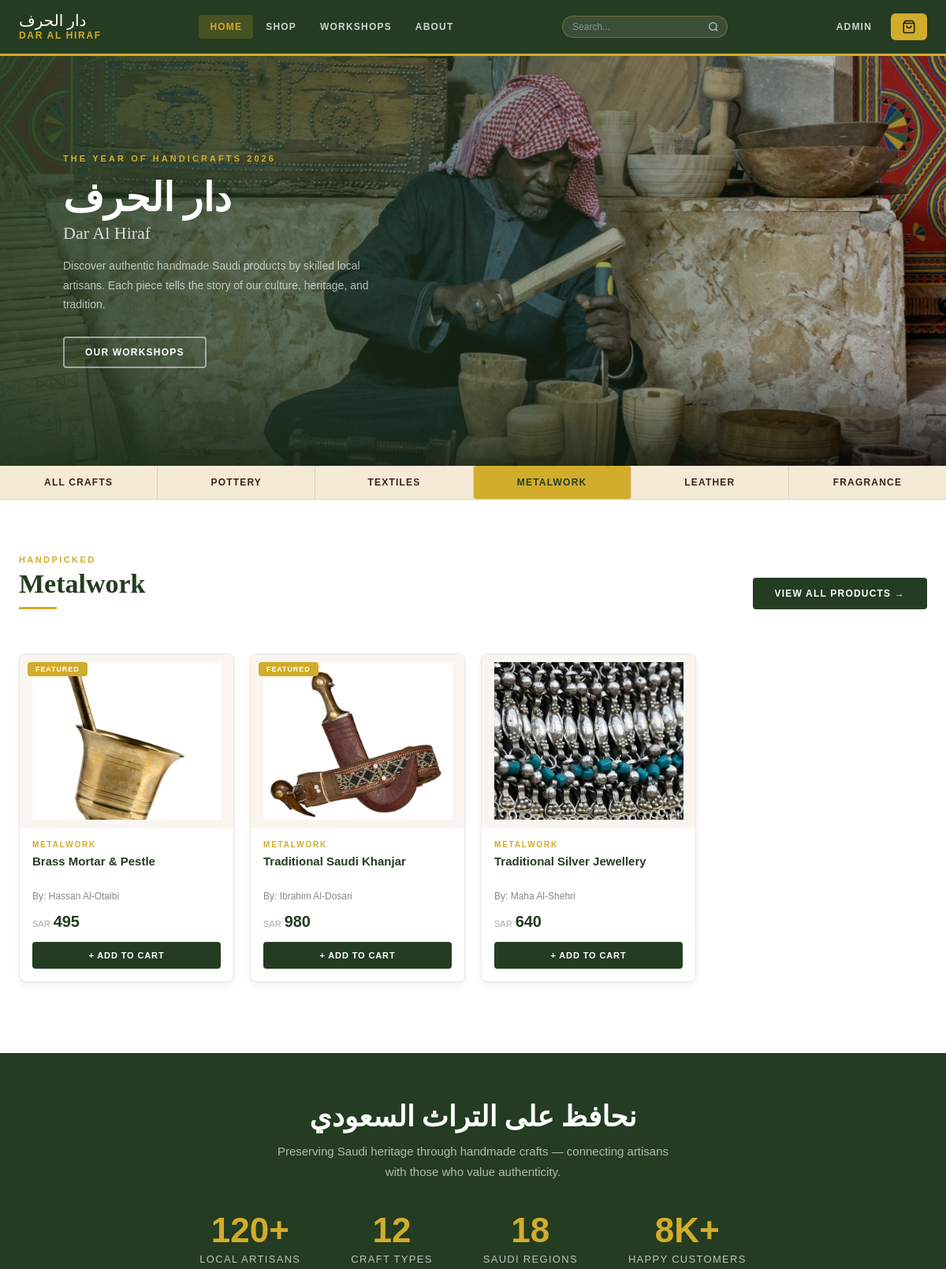
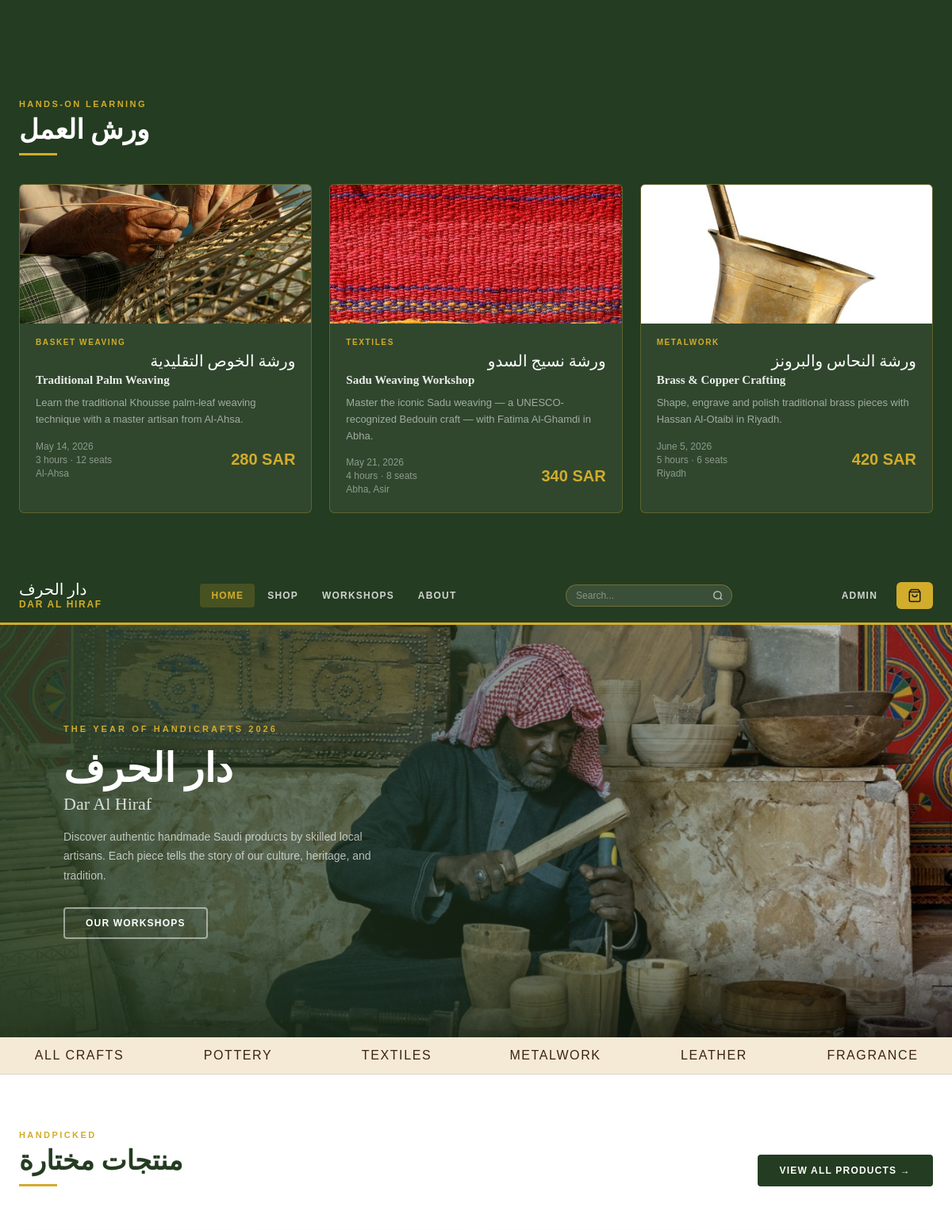
Screenshot of /dar-al-hrf/index.php?cat=Metalwork (upper part) with the database file from the repository (2 pictures, top to bottom).
### tables this page shows
CREATE TABLE `products` (
  `pid` int(11) NOT NULL,
  `name` varchar(255) NOT NULL,
  `category` varchar(100) NOT NULL,
  `description` text DEFAULT NULL,
  `material` varchar(255) DEFAULT NULL,
  `price` decimal(10,2) NOT NULL,
  `artisan` varchar(255) NOT NULL,
  `image` varchar(500) NOT NULL,
  `quantity` int(11) DEFAULT NULL,
  `location` varchar(255) DEFAULT NULL,
  `duration` varchar(50) DEFAULT NULL,
  `sessions` text DEFAULT NULL,
  `seats` int(11) DEFAULT NULL,
  `admin_id` int(11) DEFAULT NULL,
  `slots_json` text DEFAULT NULL
);

### dar-al-hrf/index.php (the view, shortened to what this page needs)
<?php
$selectedCat = isset($_GET['cat']) ? trim($_GET['cat']) : '';
?>
<!DOCTYPE html>
<html lang="en">
<head>
  <link rel="stylesheet" href="style.css" />
</head>
<body>
<nav class="navbar" aria-label="Main navigation">
  <div class="navbar-inner">
    <a href="index.php" class="navbar-logo">
      <span class="logo-ar" lang="ar">دار الحرف</span>
      <span class="logo-en">Dar Al Hiraf</span>
    </a>
    <div class="navbar-nav">
      <a href="index.php" class="active">Home</a>
      <a href="shop.php">Shop</a>
      <a href="workshops.php">Workshops</a>
      <a href="about.html">About</a>
    </div>
    <form class="navbar-search" onsubmit="event.preventDefault();var v=this.querySelector('input').value.trim();if(v)window.location.href='search.html?q='+encodeURIComponent(v);" role="search">
      <input class="navbar-search-input" type="search" placeholder="Search..." aria-label="Search">
      <button class="navbar-search-btn" type="submit" aria-label="Search">
        <svg viewBox="0 0 24 24"><circle cx="11" cy="11" r="8"/><line x1="21" y1="21" x2="16.65" y2="16.65"/></svg>
      </button>
    </form>
    <div class="navbar-right">
      <a id="adminNavLink" href="admin-login.php" class="navbar-admin-link">Admin</a>
      <a href="checkout.php" class="navbar-cart-btn" id="cartBtn" aria-label="View cart">
        <svg viewBox="0 0 24 24" aria-hidden="true" width="18" height="18" stroke="#1a1a1a" fill="none" stroke-width="2"><path d="M6 2L3 6v14a2 2 0 002 2h14a2 2 0 002-2V6l-3-4z"/><line x1="3" y1="6" x2="21" y2="6"/><path d="M16 10a4 4 0 01-8 0"/></svg>
      </a>
    </div>
  </div>
</nav>
<main id="main-content">
<section class="hero">
  <img class="hero-img" src="images/header.jpg" alt="Saudi artisan at work" />
  <div class="hero-overlay"></div>
  <div class="hero-content">
    <p class="hero-eyebrow">The Year of Handicrafts 2026</p>
    <h1 class="hero-title-ar" lang="ar">دار الحرف</h1>
    <p class="hero-title-en">Dar Al Hiraf</p>
    <p class="hero-desc">Discover authentic handmade Saudi products by skilled local artisans. Each piece tells the story of our culture, heritage, and tradition.</p>
    <div class="hero-btns">
      <a href="workshops.php" class="btn btn-white-outline">Our Workshops</a>
    </div>
  </div>
</section>
<div class="cat-strip">
  <div class="cat-strip-inner">
    <a href="index.php" class="cat-item <?php echo empty($selectedCat) ? 'active-cat' : ''; ?>">All Crafts</a>
    <a href="index.php?category=Pottery" class="cat-item <?php echo $selectedCat === 'Pottery' ? 'active-cat' : ''; ?>">Pottery</a>
    <a href="index.php?cat=Textiles" class="cat-item <?php echo $selectedCat === 'Textiles' ? 'active-cat' : ''; ?>">Textiles</a>
    <a href="index.php?cat=Metalwork" class="cat-item <?php echo $selectedCat === 'Metalwork' ? 'active-cat' : ''; ?>">Metalwork</a>
    <a href="index.php?cat=Leather" class="cat-item <?php echo $selectedCat === 'Leather' ? 'active-cat' : ''; ?>">Leather</a>
    <a href="index.php?cat=Fragrance" class="cat-item <?php echo $selectedCat === 'Fragrance' ? 'active-cat' : ''; ?>">Fragrance</a>
  </div>
</div>
<section class="section section-white">
  <div class="container">
    <div class="section-top">
      <div class="section-top-left">
        <p class="eyebrow">Handpicked</p>
        <h2><?php echo !empty($selectedCat) ? htmlspecialchars($selectedCat) : 'منتجات مختارة'; ?></h2>
        <div class="gold-line"></div>
      </div>
      <a href="shop.php" class="btn btn-green">View All Products &rarr;</a>
    </div>
    <div class="product-grid">
      <?php
      require_once 'db.php';
      if (!empty($selectedCat)) {
          $stmt = $pdo->prepare("SELECT * FROM products WHERE category = ? AND category != 'Workshop' ORDER BY pid ASC LIMIT 8");
          $stmt->execute([$selectedCat]);
          $featured = $stmt->fetchAll();
      } else {
          $featured = $pdo->query("SELECT * FROM products WHERE category != 'Workshop' ORDER BY pid ASC LIMIT 8")->fetchAll();
      }
      if (empty($featured)):
      ?>
         <p style="color: #666; grid-column: 1/-1; text-align: center; padding: 40px 0;">No products found in this category yet.</p>
      <?php
      else:
        foreach ($featured as $p):
          $isNew = $p['pid'] >= 13;
        ?>
        <a href="product.php?id=<?php echo $p['pid']; ?>" class="product-card">
          <div class="image-container">
            <?php if ($p['pid'] <= 4): ?>
              <span class="badge featured">FEATURED</span>
            <?php elseif ($isNew): ?>
              <span class="badge new-item">NEW</span>
            <?php endif; ?>
            <img src="<?php echo htmlspecialchars($p['image']); ?>" alt="<?php echo htmlspecialchars($p['name']); ?>">
          </div>
          <div class="product-info">
            <p class="category"><?php echo strtoupper(htmlspecialchars($p['category'])); ?></p>
            <h3 class="product-title"><?php echo htmlspecialchars($p['name']); ?></h3>
            <p class="author">By: <?php echo htmlspecialchars($p['artisan']); ?></p>
            <div class="price-row">
              <span class="currency">SAR</span>
              <span class="price"><?php echo number_format($p['price'], 0); ?></span>
            </div>
            <button class="view-btn" onclick="event.stopPropagation();Cart.add({id:<?php echo $p['pid']; ?>,name:<?php echo json_encode($p['name']); ?>,price:<?php echo (float)$p['price']; ?>,image:<?php echo json_encode($p['image']); ?>,artisan:<?php echo json_encode($p['artisan']); ?>,type:'product',qty:1})">+ Add to Cart</button>
          </div>
        </a>
        <?php
        endforeach;
      endif;
      ?>
    </div>
  </div>
</section>
<div class="heritage-strip">
  <div class="container">
    <h2>نحافظ على التراث السعودي</h2>
    <p class="sub">Preserving Saudi heritage through handmade crafts — connecting artisans with those who value authenticity.</p>
    <div class="stats-row">
      <div class="stat-item"><span class="stat-num">120+</span><span class="stat-label">Local Artisans</span></div>
      <div class="stat-item"><span class="stat-num">12</span><span class="stat-label">Craft Types</span></div>
      <div class="stat-item"><span class="stat-num">18</span><span class="stat-label">Saudi Regions</span></div>
      <div class="stat-item"><span class="stat-num">8K+</span><span class="stat-label">Happy Customers</span></div>
    </div>
  </div>
</div>
<section class="section section-green">
  <div class="container">
    <div class="section-top">
      <div class="section-top-left">
        <p class="eyebrow" style="color:var(--gold)">Hands-on Learning</p>
        <h2 class="light">ورش العمل</h2>
        <div class="gold-line"></div>
      </div>
    </div>
    <div class="workshops-grid">
      <a href="workshops.php#workshop-1" class="workshop-card">
        <div class="wc-img"><img src="images/p5_weaving.jpg" alt="Basket Weaving" /></div>
        <div class="wc-body">
          <p class="wc-tag">Basket Weaving</p>
          <p class="wc-title" lang="ar">ورشة الخوص التقليدية</p>
          <p class="wc-title-en">Traditional Palm Weaving</p>
          <p class="wc-desc">Learn the traditional Khousse palm-leaf weaving technique with a master artisan from Al-Ahsa.</p>
          <div class="wc-meta">
            <div class="wc-info"><span>May 14, 2026</span><span>3 hours &middot; 12 seats</span><span>Al-Ahsa</span></div>
            <span class="wc-price">280 SAR</span>
          </div>
        </div>
      </a>
      <a href="workshops.php#workshop-2" class="workshop-card">
        <div class="wc-img"><img src="images/p9_textile.jpg" alt="Sadu Weaving" /></div>
        <div class="wc-body">
          <p class="wc-tag">Textiles</p>
          <p class="wc-title" lang="ar">ورشة نسيج السدو</p>
          <p class="wc-title-en">Sadu Weaving Workshop</p>
          <p class="wc-desc">Master the iconic Sadu weaving — a UNESCO-recognized Bedouin craft — with Fatima Al-Ghamdi in Abha.</p>
          <div class="wc-meta">
            <div class="wc-info"><span>May 21, 2026</span><span>4 hours &middot; 8 seats</span><span>Abha, Asir</span></div>
            <span class="wc-price">340 SAR</span>
          </div>
        </div>
      </a>
      <a href="workshops.php#workshop-3" class="workshop-card">
        <div class="wc-img"><img src="images/p2_mortar.jpg" alt="Metalwork" /></div>
        <div class="wc-body">
          <p class="wc-tag">Metalwork</p>
          <p class="wc-title" lang="ar">ورشة النحاس والبرونز</p>
          <p class="wc-title-en">Brass &amp; Copper Crafting</p>
          <p class="wc-desc">Shape, engrave and polish traditional brass pieces with Hassan Al-Otaibi in Riyadh.</p>
          <div class="wc-meta">
            <div class="wc-info"><span>June 5, 2026</span><span>5 hours &middot; 6 seats</span><span>Riyadh</span></div>
            <span class="wc-price">420 SAR</span>
          </div>
        </div>
      </a>
    </div>
  </div>
</section>
</main>
<!DOCTYPE html>
<html lang="en">
<head>
  <link rel="stylesheet" href="style.css" />
</head>
<body>
<nav class="navbar" aria-label="Main navigation">
  <div class="navbar-inner">
    <a href="index.php" class="navbar-logo">
      <span class="logo-ar" lang="ar">دار الحرف</span>
      <span class="logo-en">Dar Al Hiraf</span>
    </a>
    <div class="navbar-nav">
      <a href="index.php" class="active">Home</a>
      <a href="shop.php">Shop</a>
      <a href="workshops.php">Workshops</a>
      <a href="about.html">About</a>
    </div>
    <form class="navbar-search" onsubmit="event.preventDefault();var v=this.querySelector('input').value.trim();if(v)window.location.href='search.html?q='+encodeURIComponent(v);" role="search">
      <input class="navbar-search-input" type="search" placeholder="Search..." aria-label="Search">
      <button class="navbar-search-btn" type="submit" aria-label="Search">
        <svg viewBox="0 0 24 24"><circle cx="11" cy="11" r="8"/><line x1="21" y1="21" x2="16.65" y2="16.65"/></svg>
      </button>
    </form>
    <div class="navbar-right">
      <a id="adminNavLink" href="admin-login.php" class="navbar-admin-link">Admin</a>
      <a href="checkout.php" class="navbar-cart-btn" id="cartBtn" aria-label="View cart">
        <svg viewBox="0 0 24 24" aria-hidden="true" width="18" height="18" stroke="#1a1a1a" fill="none" stroke-width="2"><path d="M6 2L3 6v14a2 2 0 002 2h14a2 2 0 002-2V6l-3-4z"/><line x1="3" y1="6" x2="21" y2="6"/><path d="M16 10a4 4 0 01-8 0"/></svg>
      </a>
    </div>
  </div>
</nav>
<main id="main-content">
<section class="hero">
  <img class="hero-img" src="images/header.jpg" alt="Saudi artisan at work" />
  <div class="hero-overlay"></div>
  <div class="hero-content">
    <p class="hero-eyebrow">The Year of Handicrafts 2026</p>
    <h1 class="hero-title-ar" lang="ar">دار الحرف</h1>
    <p class="hero-title-en">Dar Al Hiraf</p>
    <p class="hero-desc">Discover authentic handmade Saudi products by skilled local artisans. Each piece tells the story of our culture, heritage, and tradition.</p>
    <div class="hero-btns">
      <a href="workshops.php" class="btn btn-white-outline">Our Workshops</a>
    </div>
  </div>
</section>
<div class="cat-strip">
  <div class="cat-strip-inner">
    <button class="cat-item" onclick="filterCategory('all')">All Crafts</button>
    <button class="cat-item" onclick="filterCategory('pottery')">Pottery</button>
    <button class="cat-item" onclick="filterCategory('textiles')">Textiles</button>
    <button class="cat-item" onclick="filterCategory('metalwork')">Metalwork</button>
    <button class="cat-item" onclick="filterCategory('leather')">Leather</button>
    <button class="cat-item" onclick="filterCategory('fragrance')">Fragrance</button>
  </div>
</div>
<section class="section section-white">
  <div class="container">
    <div class="section-top">
      <div class="section-top-left">
        <p class="eyebrow">Handpicked</p>
        <h2>منتجات مختارة</h2>
        <div class="gold-line"></div>
      </div>
      <a href="shop.php" class="btn btn-green">View All Products &rarr;</a>
    </div>
    <div class="product-grid">
    </div>
  </div>
</section>
</main>
</body>
</html>

### dar-al-hrf/index.php (style rules this page uses)
.cat-item.active-cat { background: var(--gold); color: var(--green) !important; font-weight: 700; border-radius: 4px; }
.cat-strip-inner button.cat-item { background: none; border: none; font: inherit; cursor: pointer; }

### rows the page displays
products: shows "FEATURED", image (picture), category "METALWORK", name "Brass Mortar & Pestle", artisan "Hassan Al-Otaibi", price "495"
products: shows "FEATURED", image (picture), category "METALWORK", name "Traditional Saudi Khanjar", artisan "Ibrahim Al-Dosari", price "980"
products: image (picture), category "METALWORK", name "Traditional Silver Jewellery", artisan "Maha Al-Shehri", price "640"

### other values shown
$selectedCat "Metalwork"
